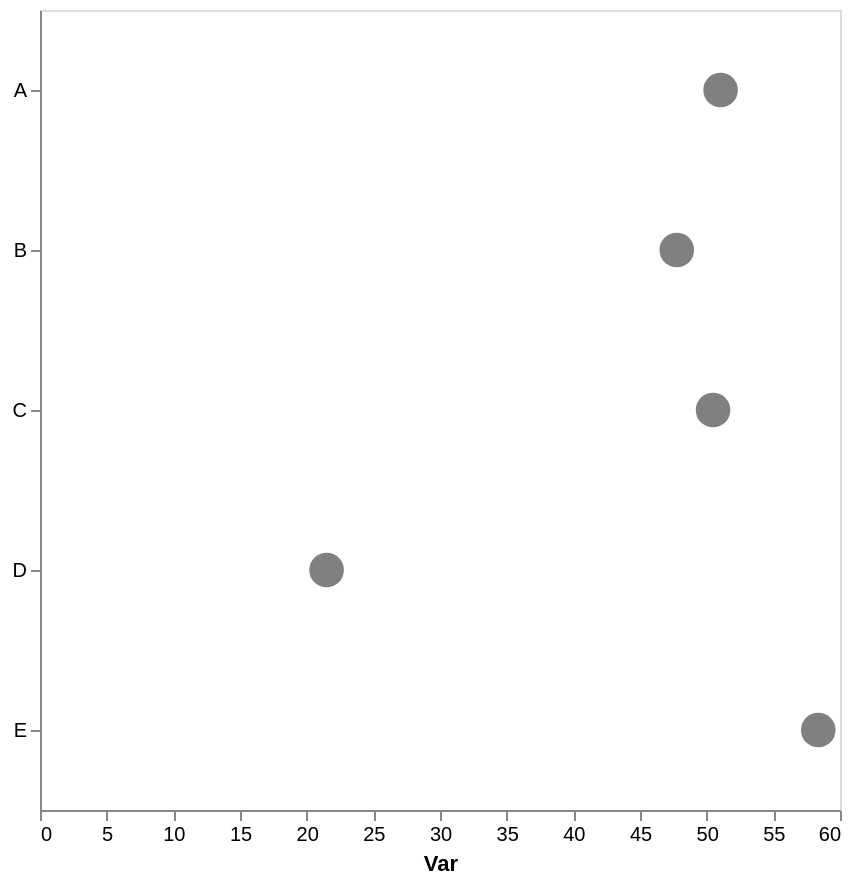

Describe this chart as a Vega-Lite specification.
### Vega-Lite specification from a JSON file in a GitHub repository (floating-point values rounded to 4 significant figures)
{"config": {"view": {"continuousWidth": 300, "continuousHeight": 300}, "axis": {"grid": false}, "bar": {"color": "gray"}}, "data": {"name": "data-9ea59261c2746bbbec75fa4d53d197ea"}, "mark": {"type": "point", "color": "gray", "filled": true, "size": 300}, "encoding": {"x": {"aggregate": "mean", "axis": {"title": "Var"}, "field": "var1", "type": "quantitative"}, "y": {"axis": {"title": null}, "field": "cat", "type": "nominal"}}, "height": 400, "width": 400, "$schema": "https://vega.github.io/schema/vega-lite/v5.17.0.json", "datasets": {"data-9ea59261c2746bbbec75fa4d53d197ea": [{"cat": "D", "var1": 21.49, "var2": 50.12}, {"cat": "C", "var1": 53.15, "var2": 53.97}, {"cat": "A", "var1": 50.74, "var2": 49.35}, {"cat": "B", "var1": 58.57, "var2": 55.05}, {"cat": "E", "var1": 60.71, "var2": 47.6}, {"cat": "C", "var1": 47.18, "var2": 42.14}, {"cat": "B", "var1": 42.73, "var2": 37.62}, {"cat": "C", "var1": 51.11, "var2": 38.72}, {"cat": "B", "var1": 41.97, "var2": 56.49}, {"cat": "A", "var1": 64.22, "var2": 51.38}, {"cat": "E", "var1": 56.03, "var2": 39.97}, {"cat": "A", "var1": 38.16, "var2": 47.81}]}}
